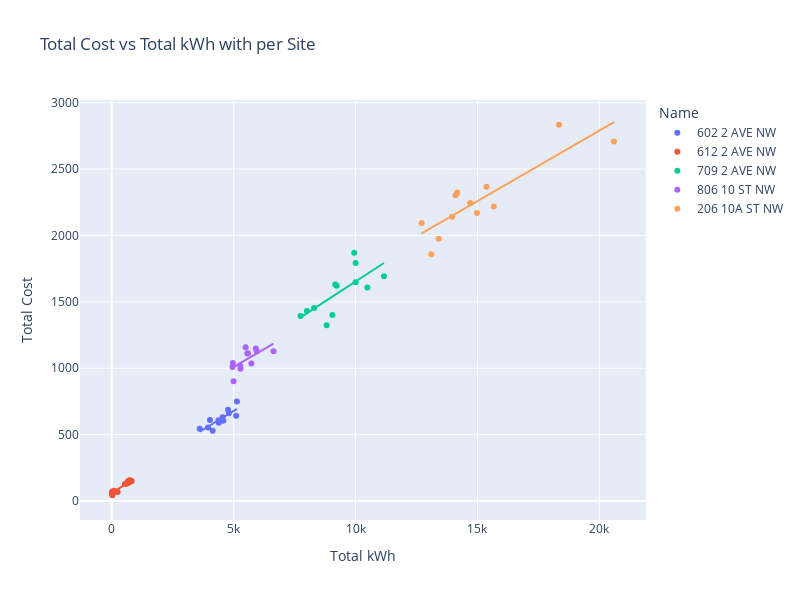

The notebook cell saved with this chart:
### Code cell
# Create scatter plot with OLS trendlines per address (Name)
fig = px.scatter(
    big_site_df,
    x='Total kWh',
    y='Total',
    color='Name',
    trendline='ols',
    trendline_scope='trace',
    labels={
        # 'Total KWh': 'Total kWh',
        'Total': 'Total Cost',
        # 'Name': 'Name'
    },
    title='Total Cost vs Total kWh with per Site',
        height= 600,
    width= 800
)
fig.show()

site_formulas = get_trendline_df('Name',fig)

### Figure 1 — Plotly figure (JSON) as saved in the notebook; plotly's stock layout.template omitted (floating-point values rounded to 4 significant figures)
{"data": [{"hovertemplate": "Name=602 2 AVE NW<br>Total kWh=%{x}<br>Total Cost=%{y}<extra></extra>", "legendgroup": "602 2 AVE NW", "marker": {"color": "#636efa", "symbol": "circle"}, "mode": "markers", "name": "602 2 AVE NW", "orientation": "v", "showlegend": true, "type": "scatter", "x": [5102.0, 4544.0, 4139.0, 4391.0, 4575.0, 4801.0, 5134.0, 4767.0, 4379.0, 3949.0, 4028.0, 3605.0], "xaxis": "x", "y": [642.4, 630.7, 529.1, 589.1, 604.1, 661.2, 750.6, 686.8, 609.1, 554.2, 610.5, 545.1], "yaxis": "y"}, {"hovertemplate": "<b>OLS trendline</b><br>Total = 0.112883 * Total kWh + 115.274<br>R<sup>2</sup>=0.702228<br><br>Name=602 2 AVE NW<br>Total kWh=%{x}<br>Total Cost=%{y} <b>(trend)</b><extra></extra>", "legendgroup": "602 2 AVE NW", "marker": {"color": "#636efa", "symbol": "circle"}, "mode": "lines", "name": "602 2 AVE NW", "showlegend": false, "type": "scatter", "x": [3605.0, 3949.0, 4028.0, 4139.0, 4379.0, 4391.0, 4544.0, 4575.0, 4767.0, 4801.0, 5102.0, 5134.0], "xaxis": "x", "y": [522.2, 561.0, 570.0, 582.5, 609.6, 611.0, 628.2, 631.7, 653.4, 657.3, 691.2, 694.8], "yaxis": "y"}, {"hovertemplate": "Name=612 2 AVE NW<br>Total kWh=%{x}<br>Total Cost=%{y}<extra></extra>", "legendgroup": "612 2 AVE NW", "marker": {"color": "#EF553B", "symbol": "circle"}, "mode": "markers", "name": "612 2 AVE NW", "orientation": "v", "showlegend": true, "type": "scatter", "x": [779.5, 11.85, 694.3, 10.55, 535.2, 13.78, 737.6, 16.01, 797.5, 20.55, 753.1, 36.76, 810.7, 130.7, 684.0, 105.4, 634.2, 241.6, 647.8, 23.6, 745.2, 21.15, 598.5, 15.3], "xaxis": "x", "y": [150.8, 62.49, 138.2, 59.08, 128.2, 57.45, 154.8, 68.31, 149.7, 63.02, 151.2, 73.05, 151.2, 71.01, 153.2, 77.23, 139.7, 68.76, 140.8, 43.86, 157.1, 67.29, 131.1, 55.32], "yaxis": "y"}, {"hovertemplate": "<b>OLS trendline</b><br>Total = 0.123632 * Total kWh + 58.0001<br>R<sup>2</sup>=0.968012<br><br>Name=612 2 AVE NW<br>Total kWh=%{x}<br>Total Cost=%{y} <b>(trend)</b><extra></extra>", "legendgroup": "612 2 AVE NW", "marker": {"color": "#EF553B", "symbol": "circle"}, "mode": "lines", "name": "612 2 AVE NW", "showlegend": false, "type": "scatter", "x": [10.55, 11.85, 13.78, 15.3, 16.01, 20.55, 21.15, 23.6, 36.76, 105.4, 130.7, 241.6, 535.2, 598.5, 634.2, 647.8, 684.0, 694.3, 737.6, 745.2, 753.1, 779.5, 797.5, 810.7], "xaxis": "x", "y": [59.3, 59.47, 59.7, 59.89, 59.98, 60.54, 60.61, 60.92, 62.54, 71.03, 74.15, 87.87, 124.2, 132.0, 136.4, 138.1, 142.6, 143.8, 149.2, 150.1, 151.1, 154.4, 156.6, 158.2], "yaxis": "y"}, {"hovertemplate": "Name=709 2 AVE NW<br>Total kWh=%{x}<br>Total Cost=%{y}<extra></extra>", "legendgroup": "709 2 AVE NW", "marker": {"color": "#00cc96", "symbol": "circle"}, "mode": "markers", "name": "709 2 AVE NW", "orientation": "v", "showlegend": true, "type": "scatter", "x": [11160.0, 9943.0, 10480.0, 10000.0, 9168.0, 10000.0, 9225.0, 9050.0, 8813.0, 8005.0, 8298.0, 7744.0], "xaxis": "x", "y": [1693.0, 1870.0, 1608.0, 1648.0, 1630.0, 1792.0, 1622.0, 1400.0, 1324.0, 1431.0, 1453.0, 1393.0], "yaxis": "y"}, {"hovertemplate": "<b>OLS trendline</b><br>Total = 0.119823 * Total kWh + 454.739<br>R<sup>2</sup>=0.521353<br><br>Name=709 2 AVE NW<br>Total kWh=%{x}<br>Total Cost=%{y} <b>(trend)</b><extra></extra>", "legendgroup": "709 2 AVE NW", "marker": {"color": "#00cc96", "symbol": "circle"}, "mode": "lines", "name": "709 2 AVE NW", "showlegend": false, "type": "scatter", "x": [7744.0, 8005.0, 8298.0, 8813.0, 9050.0, 9168.0, 9225.0, 9943.0, 10000.0, 10000.0, 10480.0, 11160.0], "xaxis": "x", "y": [1383.0, 1414.0, 1449.0, 1511.0, 1539.0, 1553.0, 1560.0, 1646.0, 1653.0, 1654.0, 1711.0, 1792.0], "yaxis": "y"}, {"hovertemplate": "Name=806 10 ST NW<br>Total kWh=%{x}<br>Total Cost=%{y}<extra></extra>", "legendgroup": "806 10 ST NW", "marker": {"color": "#ab63fa", "symbol": "circle"}, "mode": "markers", "name": "806 10 ST NW", "orientation": "v", "showlegend": true, "type": "scatter", "x": [6634.0, 5909.0, 5270.0, 5946.0, 5587.0, 5490.0, 5726.0, 5279.0, 4991.0, 4952.0, 5559.0, 4964.0], "xaxis": "x", "y": [1128.0, 1149.0, 1019.0, 1128.0, 1113.0, 1158.0, 1036.0, 997.0, 902.4, 1009.0, 1111.0, 1040.0], "yaxis": "y"}, {"hovertemplate": "<b>OLS trendline</b><br>Total = 0.107446 * Total kWh + 472.064<br>R<sup>2</sup>=0.465221<br><br>Name=806 10 ST NW<br>Total kWh=%{x}<br>Total Cost=%{y} <b>(trend)</b><extra></extra>", "legendgroup": "806 10 ST NW", "marker": {"color": "#ab63fa", "symbol": "circle"}, "mode": "lines", "name": "806 10 ST NW", "showlegend": false, "type": "scatter", "x": [4952.0, 4964.0, 4991.0, 5270.0, 5279.0, 5490.0, 5559.0, 5587.0, 5726.0, 5909.0, 5946.0, 6634.0], "xaxis": "x", "y": [1004.0, 1005.0, 1008.0, 1038.0, 1039.0, 1062.0, 1069.0, 1072.0, 1087.0, 1107.0, 1111.0, 1185.0], "yaxis": "y"}, {"hovertemplate": "Name=206 10A ST NW<br>Total kWh=%{x}<br>Total Cost=%{y}<extra></extra>", "legendgroup": "206 10A ST NW", "marker": {"color": "#FFA15A", "symbol": "circle"}, "mode": "markers", "name": "206 10A ST NW", "orientation": "v", "showlegend": true, "type": "scatter", "x": [20600.0, 18350.0, 15670.0, 15370.0, 14170.0, 14700.0, 14980.0, 13410.0, 13100.0, 12710.0, 14100.0, 13970.0], "xaxis": "x", "y": [2708.0, 2834.0, 2218.0, 2367.0, 2324.0, 2244.0, 2169.0, 1975.0, 1858.0, 2094.0, 2303.0, 2140.0], "yaxis": "y"}, {"hovertemplate": "<b>OLS trendline</b><br>Total = 0.10623 * Total kWh + 666.017<br>R<sup>2</sup>=0.765845<br><br>Name=206 10A ST NW<br>Total kWh=%{x}<br>Total Cost=%{y} <b>(trend)</b><extra></extra>", "legendgroup": "206 10A ST NW", "marker": {"color": "#FFA15A", "symbol": "circle"}, "mode": "lines", "name": "206 10A ST NW", "showlegend": false, "type": "scatter", "x": [12710.0, 13100.0, 13410.0, 13970.0, 14100.0, 14170.0, 14700.0, 14980.0, 15370.0, 15670.0, 18350.0, 20600.0], "xaxis": "x", "y": [2016.0, 2058.0, 2091.0, 2150.0, 2164.0, 2171.0, 2228.0, 2257.0, 2299.0, 2331.0, 2615.0, 2854.0], "yaxis": "y"}], "layout": {"height": 600, "legend": {"title": {"text": "Name"}, "tracegroupgap": 0}, "title": {"text": "Total Cost vs Total kWh with per Site"}, "width": 800, "xaxis": {"anchor": "y", "domain": [0, 1], "title": {"text": "Total kWh"}}, "yaxis": {"anchor": "x", "domain": [0, 1], "title": {"text": "Total Cost"}}}}
